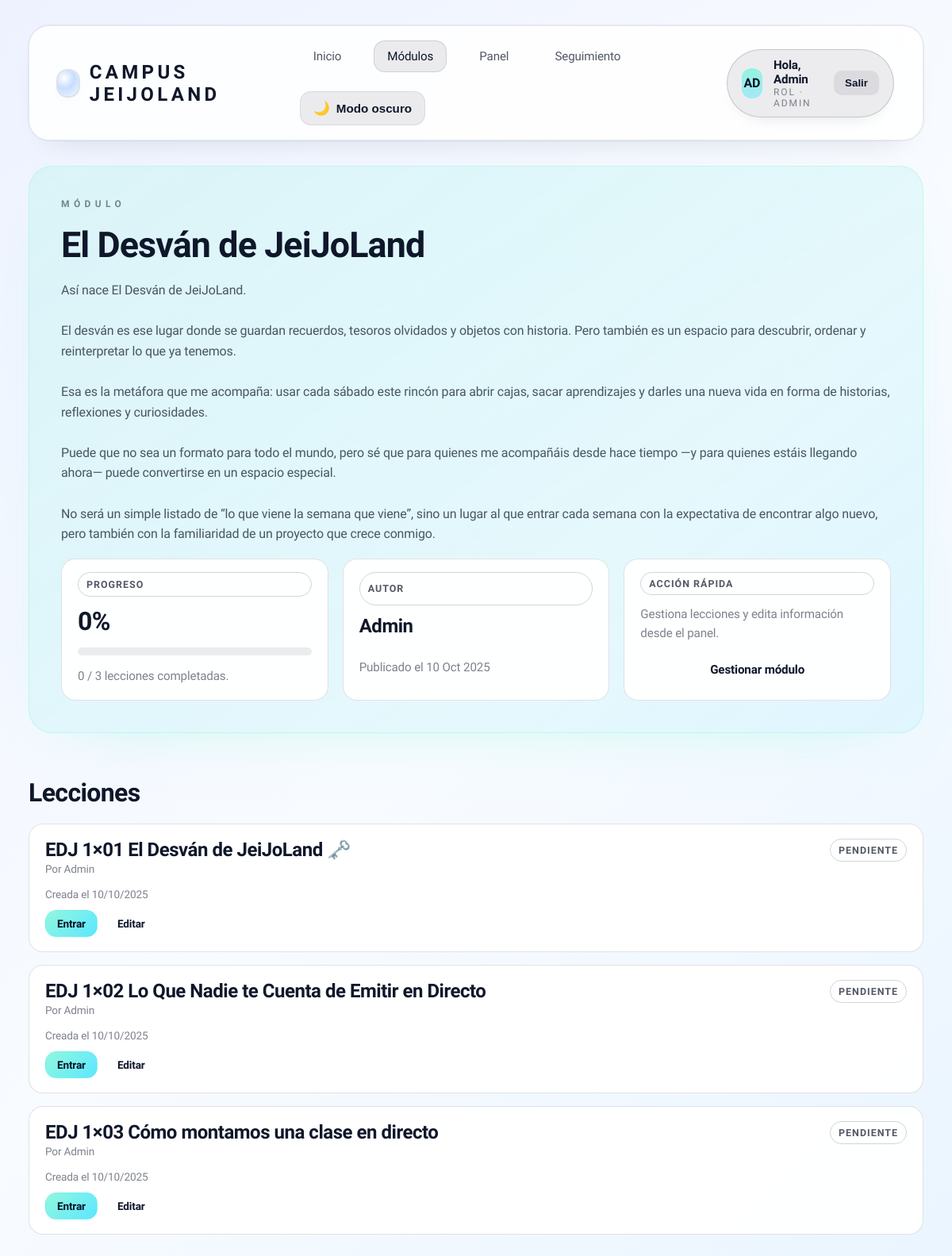
Page /?a=view_module&id=1 (signed in) on the earlier database version.
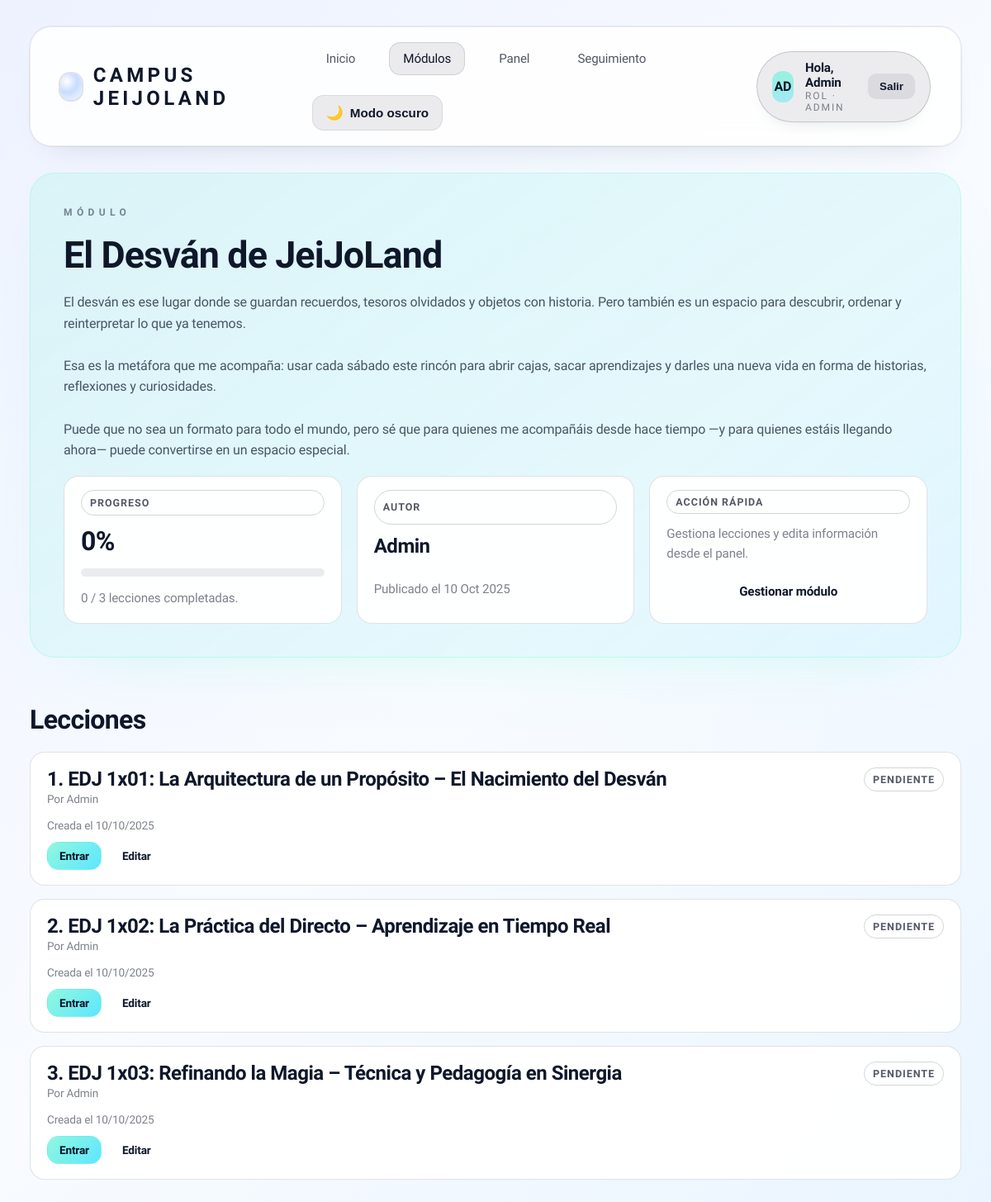
Same page on the later database version.
### tables this page shows
CREATE TABLE modules (
    id INTEGER PRIMARY KEY AUTOINCREMENT,
    title TEXT NOT NULL,
    description TEXT DEFAULT '',
    created_by INTEGER NOT NULL,
    created_at TEXT NOT NULL DEFAULT (datetime('now')), is_active INTEGER NOT NULL DEFAULT 1,
    FOREIGN KEY(created_by) REFERENCES users(id)
  );

CREATE TABLE lessons (
    id INTEGER PRIMARY KEY AUTOINCREMENT,
    module_id INTEGER NOT NULL,
    title TEXT NOT NULL,
    content_html TEXT DEFAULT '',
    video_url TEXT DEFAULT '',
    created_by INTEGER NOT NULL,
    created_at TEXT NOT NULL DEFAULT (datetime('now')), sort_order INTEGER NOT NULL DEFAULT 0,
    FOREIGN KEY(module_id) REFERENCES modules(id),
    FOREIGN KEY(created_by) REFERENCES users(id)
  );

CREATE TABLE users (
    id INTEGER PRIMARY KEY AUTOINCREMENT,
    email TEXT UNIQUE NOT NULL,
    name TEXT NOT NULL,
    role TEXT NOT NULL CHECK(role IN ('teacher','student','admin')),
    pass_hash TEXT NOT NULL,
    created_at TEXT NOT NULL DEFAULT (datetime('now'))
  );

### auth.php (called while the page is built, shortened)
<?php
function current_user(){ return $_SESSION['user'] ?? null; }
?>

### views/module.php (the view, shortened to what this page needs)
<?php
$module = $module ?? null;
$lessons = $lessons ?? [];
$completedLessons = $completedLessons ?? [];
$total = count($lessons);
$completed = 0;
$pct = $total ? round(($completed / $total) * 100) : 0;
$isTeacher = in_array(current_user()['role'], ['teacher','admin'], true);
?>
<section class="hero">
  <div class="subtitle">Módulo</div>
  <h1><?php echo htmlspecialchars($module['title']); ?></h1>
  <p><?php echo nl2br(htmlspecialchars($module['description'] ?? '')); ?></p>
  <div class="module-progress-grid">
    <div class="module-progress-card">
      <span class="chip outline">Progreso</span>
      <h2><?php echo $pct; ?>%</h2>
      <div class="progress-bar"><span style="transform: scaleX(<?php echo $total > 0 ? min(1, $completed / $total) : 0; ?>);"></span></div>
      <p class="muted"><?php echo $completed; ?> / <?php echo $total; ?> lecciones completadas.</p>
    </div>
    <div class="module-progress-card">
      <span class="chip outline">Autor</span>
      <h3><?php echo htmlspecialchars($module['author']); ?></h3>
      <p class="muted">Publicado el <?php echo date('d M Y', strtotime($module['created_at'] ?? 'now')); ?></p>
    </div>
    <?php if ($isTeacher): ?>
      <div class="module-progress-card">
        <span class="chip outline">Acción rápida</span>
        <p class="muted">Gestiona lecciones y edita información desde el panel.</p>
        <a class="button secondary" href="?a=admin#module-<?php echo $module['id']; ?>">Gestionar módulo</a>
      </div>
    <?php endif; ?>
  </div>
</section>
<section class="grid" style="margin-top:32px; gap:20px;">
  <h2>Lecciones</h2>
  <?php if (!$lessons): ?>
    <div class="empty">Todavía no se han creado lecciones para este módulo.</div>
  <?php else: ?>
    <div class="lesson-list">
      <?php foreach ($lessons as $lesson):
        $isCompleted = in_array($lesson['id'], $completedLessons, true);
      ?>
        <article class="lesson-card <?php echo $isCompleted ? 'completed' : ''; ?>">
          <header>
            <div>
              <h3><?php echo htmlspecialchars($lesson['title']); ?></h3>
              <p class="muted" style="font-size:0.85rem;">Por <?php echo htmlspecialchars($lesson['author']); ?></p>
            </div>
            <span class="chip <?php echo $isCompleted ? 'success' : 'outline'; ?>"><?php echo $isCompleted ? 'Completada' : 'Pendiente'; ?></span>
          </header>
          <div class="muted" style="font-size:0.85rem;">Creada el <?php echo date('d/m/Y', strtotime($lesson['created_at'] ?? 'now')); ?></div>
          <div class="actions">
            <a class="button small" href="?a=view_lesson&id=<?php echo $lesson['id']; ?>">Entrar</a>
            <?php if ($isTeacher): ?>
              <a class="button secondary small" href="?a=admin#module-<?php echo $module['id']; ?>">Editar</a>
            <?php endif; ?>
          </div>
        </article>
      <?php endforeach; ?>
    </div>
  <?php endif; ?>
</section>

Differences in the rows shown:
changed modules "El Desván de JeiJoLand": description "Así nace El Desván de JeiJoLand. El desván es ese lugar donde se guardan recuerdos, tesoros olvidados y objetos con historia. Pero también es un espacio para descubrir, ordenar y reinterpretar lo que ya tenemos. Esa es la metáfora que me acompaña: usar cada sábado este rincón para abrir cajas, sacar aprendizajes y darles una nueva vida en forma de historias, reflexiones y curiosidades. Puede que no sea un formato para todo el mundo, pero sé que para quienes me acompañáis desde hace tiempo —y para quienes estáis llegando ahora— puede convertirse en un espacio especial. No será un simple listado de “lo que viene la semana que viene”, sino un lugar al que entrar cada semana con la expectativa…" → "El desván es ese lugar donde se guardan recuerdos, tesoros olvidados y objetos con historia. Pero también es un espacio para descubrir, ordenar y reinterpretar lo que ya tenemos. Esa es la metáfora que me acompaña: usar cada sábado este rincón para abrir cajas, sacar aprendizajes y darles una nueva vida en forma de historias, reflexiones y curiosidades. Puede que no sea un formato para todo el mundo, pero sé que para quienes me acompañáis desde hace tiempo —y para quienes estáis llegando ahora— puede convertirse en un espacio especial."
changed lessons: title "EDJ 1×01 El Desván de JeiJoLand 🗝️" → "1. EDJ 1x01: La Arquitectura de un Propósito – El Nacimiento del Desván"
changed lessons: title "EDJ 1×02 Lo Que Nadie te Cuenta de Emitir en Directo" → "2. EDJ 1x02: La Práctica del Directo – Aprendizaje en Tiempo Real"
changed lessons: title "EDJ 1×03 Cómo montamos una clase en directo" → "3. EDJ 1x03: Refinando la Magia – Técnica y Pedagogía en Sinergia"
